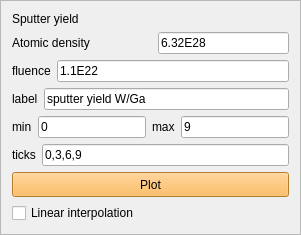
               <widget class="QFrame" name="frame_7">
                <property name="maximumSize">
                 <size>
                  <width>381</width>
                  <height>281</height>
                 </size>
                </property>
                <property name="frameShape">
                 <enum>QFrame::StyledPanel</enum>
                </property>
                <property name="frameShadow">
                 <enum>QFrame::Raised</enum>
                </property>
                <layout class="QVBoxLayout" name="verticalLayout_22">
                 <item>
                  <widget class="QLabel" name="label_25">
                   <property name="text">
                    <string>Sputter yield</string>
                   </property>
                  </widget>
                 </item>
                 <item>
                  <layout class="QHBoxLayout" name="horizontalLayout_27">
                   <item>
                    <widget class="QLabel" name="label_24">
                     <property name="minimumSize">
                      <size>
                       <width>140</width>
                       <height>0</height>
                      </size>
                     </property>
                     <property name="text">
                      <string>Atomic density</string>
                     </property>
                    </widget>
                   </item>
                   <item>
                    <widget class="QLineEdit" name="evaluateSYatomicDensityLineEdit">
                     <property name="maximumSize">
                      <size>
                       <width>140</width>
                       <height>9999</height>
                      </size>
                     </property>
                     <property name="text">
                      <string>6.32E28</string>
                     </property>
                    </widget>
                   </item>
                  </layout>
                 </item>
                 <item>
                  <layout class="QHBoxLayout" name="horizontalLayout_25">
                   <item>
                    <widget class="QLabel" name="label_21">
                     <property name="text">
                      <string>fluence</string>
                     </property>
                    </widget>
                   </item>
                   <item>
                    <widget class="QLineEdit" name="evaluateSYfluenceLineEdit">
                     <property name="text">
                      <string>1.1E22</string>
                     </property>
                    </widget>
                   </item>
                  </layout>
                 </item>
                 <item>
                  <layout class="QHBoxLayout" name="horizontalLayout_17">
                   <item>
                    <widget class="QLabel" name="label_8">
                     <property name="text">
                      <string>label</string>
                     </property>
                    </widget>
                   </item>
                   <item>
                    <widget class="QLineEdit" name="evaluateSYlabelLineEdit">
                     <property name="text">
                      <string>sputter yield W/Ga</string>
                     </property>
                    </widget>
                   </item>
                  </layout>
                 </item>
                 <item>
                  <layout class="QHBoxLayout" name="horizontalLayout_16">
                   <item>
                    <widget class="QLabel" name="label_9">
                     <property name="text">
                      <string>min</string>
                     </property>
                    </widget>
                   </item>
                   <item>
                    <widget class="QLineEdit" name="evaluateSYminLineEdit">
                     <property name="text">
                      <string>0</string>
                     </property>
                    </widget>
                   </item>
                   <item>
                    <widget class="QLabel" name="label_10">
                     <property name="text">
                      <string>max</string>
                     </property>
                    </widget>
                   </item>
                   <item>
                    <widget class="QLineEdit" name="evaluateSYmaxLineEdit">
                     <property name="text">
                      <string>9</string>
                     </property>
                    </widget>
                   </item>
                  </layout>
                 </item>
                 <item>
                  <layout class="QHBoxLayout" name="horizontalLayout_3">
                   <item>
                    <widget class="QLabel" name="label_11">
                     <property name="text">
                      <string>ticks</string>
                     </property>
                    </widget>
                   </item>
                   <item>
                    <widget class="QLineEdit" name="evaluateSYticksLineEdit">
                     <property name="text">
                      <string>0,3,6,9</string>
                     </property>
                    </widget>
                   </item>
                  </layout>
                 </item>
                 <item>
                  <widget class="QPushButton" name="evaluateSYplotButton">
                   <property name="minimumSize">
                    <size>
                     <width>0</width>
                     <height>25</height>
                    </size>
                   </property>
                   <property name="maximumSize">
                    <size>
                     <width>16777215</width>
                     <height>25</height>
                    </size>
                   </property>
                   <property name="styleSheet">
                    <string notr="true">background-color: rgb(252, 175, 62);</string>
                   </property>
                   <property name="text">
                    <string>Plot</string>
                   </property>
                  </widget>
                 </item>
                 <item>
                  <widget class="QCheckBox" name="evaluateSYcheckBox">
                   <property name="maximumSize">
                    <size>
                     <width>16777215</width>
                     <height>20</height>
                    </size>
                   </property>
                   <property name="text">
                    <string>Linear interpolation</string>
                   </property>
                  </widget>
                 </item>
                </layout>
               </widget>
